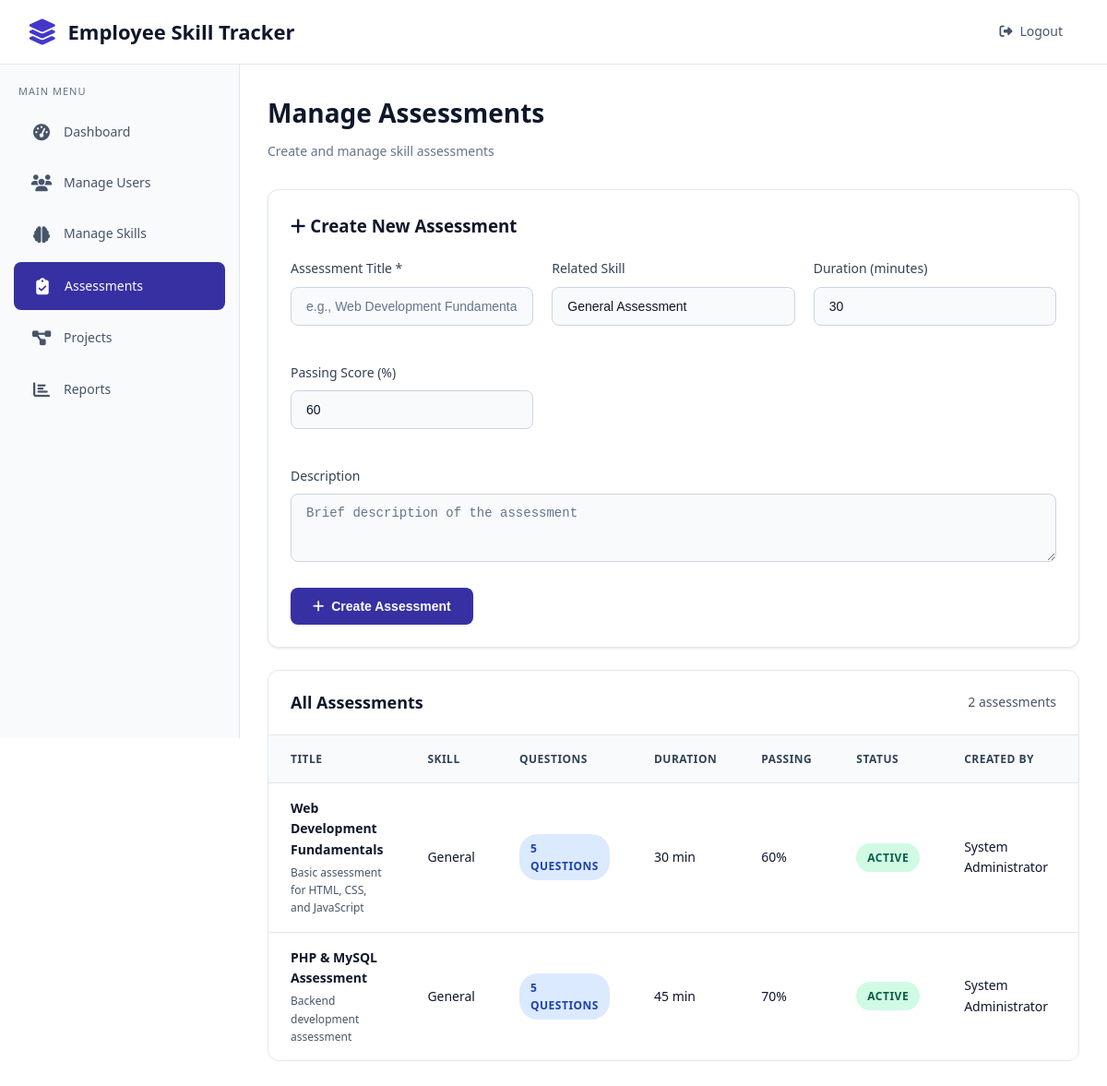
The page /admin/manage_assessments.php (signed in) on the database its author committed.
### tables this page shows
CREATE TABLE assessments (
    id INT AUTO_INCREMENT PRIMARY KEY,
    title VARCHAR(200) NOT NULL,
    description TEXT,
    skill_id INT,
    duration_minutes INT NOT NULL DEFAULT 30,
    passing_score INT NOT NULL DEFAULT 60,
    total_questions INT NOT NULL DEFAULT 0,
    is_active TINYINT(1) DEFAULT 1,
    created_by INT NOT NULL,
    created_at TIMESTAMP DEFAULT CURRENT_TIMESTAMP,
    updated_at TIMESTAMP DEFAULT CURRENT_TIMESTAMP ON UPDATE CURRENT_TIMESTAMP,
    FOREIGN KEY (skill_id) REFERENCES skills(id) ON DELETE SET NULL,
    FOREIGN KEY (created_by) REFERENCES users(id) ON DELETE CASCADE
);

CREATE TABLE users (
    id INT AUTO_INCREMENT PRIMARY KEY,
    full_name VARCHAR(100) NOT NULL,
    email VARCHAR(100) NOT NULL UNIQUE,
    password VARCHAR(255) NOT NULL,
    role ENUM('admin', 'hr', 'candidate') NOT NULL DEFAULT 'candidate',
    phone VARCHAR(20),
    address TEXT,
    profile_image VARCHAR(255),
    resume_path VARCHAR(255),
    experience_years INT DEFAULT 0,
    current_position VARCHAR(100),
    department VARCHAR(100),
    is_active TINYINT(1) DEFAULT 1,
    created_at TIMESTAMP DEFAULT CURRENT_TIMESTAMP,
    updated_at TIMESTAMP DEFAULT CURRENT_TIMESTAMP ON UPDATE CURRENT_TIMESTAMP
);

### admin/manage_assessments.php (the view, shortened to what this page needs)
<?php
require_once '../config/database.php';
$assessments = $conn->query("SELECT a.*, s.skill_name, u.full_name as created_by_name, COUNT(q.id) as question_count FROM assessments a LEFT JOIN skills s ON a.skill_id = s.id LEFT JOIN users u ON a.created_by = u.id LEFT JOIN questions q ON a.id = q.assessment_id GROUP BY a.id ORDER BY a.created_at DESC");
?>
<!DOCTYPE html>
<html lang="en">
<head>
    <link rel="stylesheet" href="../assets/css/styles.css">
    <link rel="stylesheet" href="https://cdnjs.cloudflare.com/ajax/libs/font-awesome/6.4.0/css/all.min.css">
</head>
<body>
    <nav class="navbar">
        <a href="../index.php" class="navbar-brand">
            <i class="fas fa-layer-group"></i>
            Employee Skill Tracker
        </a>
        <ul class="navbar-nav">
            <li><a href="../auth/logout.php" class="nav-link"><i class="fas fa-sign-out-alt"></i> Logout</a></li>
        </ul>
    </nav>
    <aside class="sidebar">
        <div class="sidebar-title">Main Menu</div>
        <ul class="sidebar-menu">
            <li class="sidebar-item">
                <a href="dashboard.php" class="sidebar-link">
                    <i class="fas fa-tachometer-alt"></i>
                    Dashboard
                </a>
            </li>
            <li class="sidebar-item">
                <a href="manage_users.php" class="sidebar-link">
                    <i class="fas fa-users"></i>
                    Manage Users
                </a>
            </li>
            <li class="sidebar-item">
                <a href="manage_skills.php" class="sidebar-link">
                    <i class="fas fa-brain"></i>
                    Manage Skills
                </a>
            </li>
            <li class="sidebar-item">
                <a href="manage_assessments.php" class="sidebar-link active">
                    <i class="fas fa-clipboard-check"></i>
                    Assessments
                </a>
            </li>
            <li class="sidebar-item">
                <a href="manage_projects.php" class="sidebar-link">
                    <i class="fas fa-project-diagram"></i>
                    Projects
                </a>
            </li>
            <li class="sidebar-item">
                <a href="reports.php" class="sidebar-link">
                    <i class="fas fa-chart-bar"></i>
                    Reports
                </a>
            </li>
        </ul>
    </aside>
    <main class="main-content">
        <div class="dashboard-header">
            <h1>Manage Assessments</h1>
            <p>Create and manage skill assessments</p>
        </div>
        <div class="glass-card" style="padding: 24px; margin-bottom: 24px;">
            <h3 style="margin-bottom: 20px;"><i class="fas fa-plus"></i> Create New Assessment</h3>
            <form method="POST" action="">
                <div style="display: grid; grid-template-columns: repeat(auto-fit, minmax(250px, 1fr)); gap: 20px;">
                    <div class="form-group">
                        <label class="form-label">Assessment Title *</label>
                        <input type="text" name="title" class="glass-input" placeholder="e.g., Web Development Fundamentals" required>
                    </div>
                    <div class="form-group">
                        <label class="form-label">Related Skill</label>
                        <select name="skill_id" class="form-select">
                            <option value="">General Assessment</option>
                        </select>
                    </div>
                    <div class="form-group">
                        <label class="form-label">Duration (minutes)</label>
                        <input type="number" name="duration" class="glass-input" value="30" min="5" max="180">
                    </div>
                    <div class="form-group">
                        <label class="form-label">Passing Score (%)</label>
                        <input type="number" name="passing_score" class="glass-input" value="60" min="0" max="100">
                    </div>
                </div>
                <div class="form-group" style="margin-top: 20px;">
                    <label class="form-label">Description</label>
                    <textarea name="description" class="glass-input" rows="3" placeholder="Brief description of the assessment"></textarea>
                </div>
                <button type="submit" name="add_assessment" class="btn btn-primary">
                    <i class="fas fa-plus"></i> Create Assessment
                </button>
            </form>
        </div>
        <div class="table-container">
            <div class="table-header">
                <h3>All Assessments</h3>
                <span style="color: var(--text-muted); font-size: 14px;"><?php echo $assessments->num_rows; ?> assessments</span>
            </div>
            <table class="data-table">
                <thead>
                    <tr>
                        <th>Title</th>
                        <th>Skill</th>
                        <th>Questions</th>
                        <th>Duration</th>
                        <th>Passing</th>
                        <th>Status</th>
                        <th>Created By</th>
                        <th>Actions</th>
                    </tr>
                </thead>
                <tbody>
                    <?php while ($assessment = $assessments->fetch_assoc()): ?>
                    <tr>
                        <td>
                            <strong><?php echo htmlspecialchars($assessment['title']); ?></strong>
                            <div style="font-size: 12px; color: var(--text-muted); margin-top: 4px;">
                                <?php echo htmlspecialchars(substr($assessment['description'], 0, 50)) . (strlen($assessment['description']) > 50 ? '...' : ''); ?>
                            </div>
                        </td>
                        <td><?php echo htmlspecialchars($assessment['skill_name'] ?: 'General'); ?></td>
                        <td>
                            <span class="badge badge-info"><?php echo $assessment['question_count']; ?> questions</span>
                        </td>
                        <td><?php echo $assessment['duration_minutes']; ?> min</td>
                        <td><?php echo $assessment['passing_score']; ?>%</td>
                        <td>
                            <span class="badge badge-<?php echo $assessment['is_active'] ? 'success' : 'danger'; ?>">
                                <?php echo $assessment['is_active'] ? 'Active' : 'Inactive'; ?>
                            </span>
                        </td>
                        <td><?php echo htmlspecialchars($assessment['created_by_name']); ?></td>
                        <td>
                        </td>
                    </tr>
                    <?php endwhile; ?>
                </tbody>
            </table>
        </div>
    </main>
</body>
</html>

### rows shown on the page
assessments: title "Web Development Fundamentals", description "Basic assessment for HTML, CSS, and JavaScript", skill_name "General", question_count "5", duration_minutes "30", passing_score "60", is_active "ACTIVE", created_by.full_name "System Administrator"
assessments: title "PHP & MySQL Assessment", description "Backend development assessment", skill_name "General", question_count "5", duration_minutes "45", passing_score "70", is_active "ACTIVE", created_by.full_name "System Administrator"

### other values the page prints
$assessments->num_rows "2"
